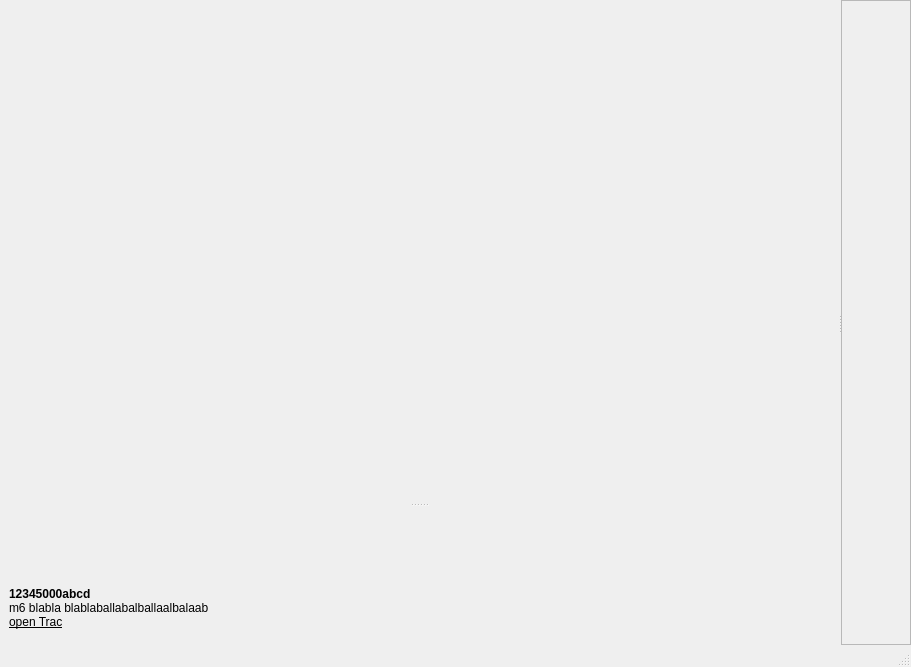
<?xml version="1.0" encoding="UTF-8"?>
<ui version="4.0">
 <class>Results</class>
 <widget class="QMainWindow" name="Results">
  <property name="geometry">
   <rect>
    <x>0</x>
    <y>0</y>
    <width>911</width>
    <height>667</height>
   </rect>
  </property>
  <property name="windowTitle">
   <string>MainWindow</string>
  </property>
  <widget class="QWidget" name="centralwidget">
   <layout class="QVBoxLayout" name="verticalLayout_2">
    <property name="leftMargin">
     <number>0</number>
    </property>
    <property name="topMargin">
     <number>0</number>
    </property>
    <property name="rightMargin">
     <number>0</number>
    </property>
    <property name="bottomMargin">
     <number>0</number>
    </property>
    <item>
     <widget class="QSplitter" name="hsplitter">
      <property name="sizePolicy">
       <sizepolicy hsizetype="Preferred" vsizetype="Preferred">
        <horstretch>2</horstretch>
        <verstretch>0</verstretch>
       </sizepolicy>
      </property>
      <property name="orientation">
       <enum>Qt::Horizontal</enum>
      </property>
      <property name="handleWidth">
       <number>3</number>
      </property>
      <widget class="QSplitter" name="vsplitter">
       <property name="sizePolicy">
        <sizepolicy hsizetype="Preferred" vsizetype="Preferred">
         <horstretch>2</horstretch>
         <verstretch>0</verstretch>
        </sizepolicy>
       </property>
       <property name="minimumSize">
        <size>
         <width>0</width>
         <height>0</height>
        </size>
       </property>
       <property name="orientation">
        <enum>Qt::Vertical</enum>
       </property>
       <property name="handleWidth">
        <number>3</number>
       </property>
       <widget class="PictureView" name="picView" native="true">
        <property name="sizePolicy">
         <sizepolicy hsizetype="Preferred" vsizetype="Preferred">
          <horstretch>0</horstretch>
          <verstretch>2</verstretch>
         </sizepolicy>
        </property>
        <property name="minimumSize">
         <size>
          <width>0</width>
          <height>256</height>
         </size>
        </property>
       </widget>
       <widget class="QWidget" name="widget" native="true">
        <property name="sizePolicy">
         <sizepolicy hsizetype="Preferred" vsizetype="Preferred">
          <horstretch>0</horstretch>
          <verstretch>2</verstretch>
         </sizepolicy>
        </property>
        <layout class="QVBoxLayout" name="verticalLayout">
         <property name="sizeConstraint">
          <enum>QLayout::SetDefaultConstraint</enum>
         </property>
         <property name="leftMargin">
          <number>9</number>
         </property>
         <property name="bottomMargin">
          <number>9</number>
         </property>
         <item>
          <widget class="StlDetailsView" name="stlView" native="true">
           <property name="sizePolicy">
            <sizepolicy hsizetype="Preferred" vsizetype="Preferred">
             <horstretch>0</horstretch>
             <verstretch>0</verstretch>
            </sizepolicy>
           </property>
          </widget>
         </item>
         <item>
          <widget class="QLabel" name="infoText">
           <property name="sizePolicy">
            <sizepolicy hsizetype="Preferred" vsizetype="Fixed">
             <horstretch>0</horstretch>
             <verstretch>0</verstretch>
            </sizepolicy>
           </property>
           <property name="text">
            <string>&lt;html&gt;&lt;head/&gt;&lt;body&gt;&lt;p&gt;&lt;span style=&quot; font-weight:600;&quot;&gt;12345000abcd&lt;br/&gt;&lt;/span&gt;m6 blabla blablaballabalballaalbalaab&lt;br/&gt;&lt;span style=&quot; text-decoration: underline;&quot;&gt;open Trac&lt;/span&gt;&lt;/p&gt;&lt;/body&gt;&lt;/html&gt;</string>
           </property>
           <property name="wordWrap">
            <bool>true</bool>
           </property>
          </widget>
         </item>
        </layout>
       </widget>
      </widget>
      <widget class="QScrollArea" name="scrollArea">
       <property name="sizePolicy">
        <sizepolicy hsizetype="Preferred" vsizetype="Preferred">
         <horstretch>8</horstretch>
         <verstretch>0</verstretch>
        </sizepolicy>
       </property>
       <property name="widgetResizable">
        <bool>true</bool>
       </property>
       <widget class="QWidget" name="contentWidget">
        <property name="geometry">
         <rect>
          <x>0</x>
          <y>0</y>
          <width>69</width>
          <height>645</height>
         </rect>
        </property>
       </widget>
      </widget>
     </widget>
    </item>
   </layout>
  </widget>
  <widget class="QStatusBar" name="statusBar"/>
 </widget>
 <customwidgets>
  <customwidget>
   <class>StlDetailsView</class>
   <extends>QWidget</extends>
   <header>stl3dviz</header>
   <container>1</container>
  </customwidget>
  <customwidget>
   <class>PictureView</class>
   <extends>QWidget</extends>
   <header>pictureviz</header>
   <container>1</container>
  </customwidget>
 </customwidgets>
 <resources/>
 <connections/>
</ui>
